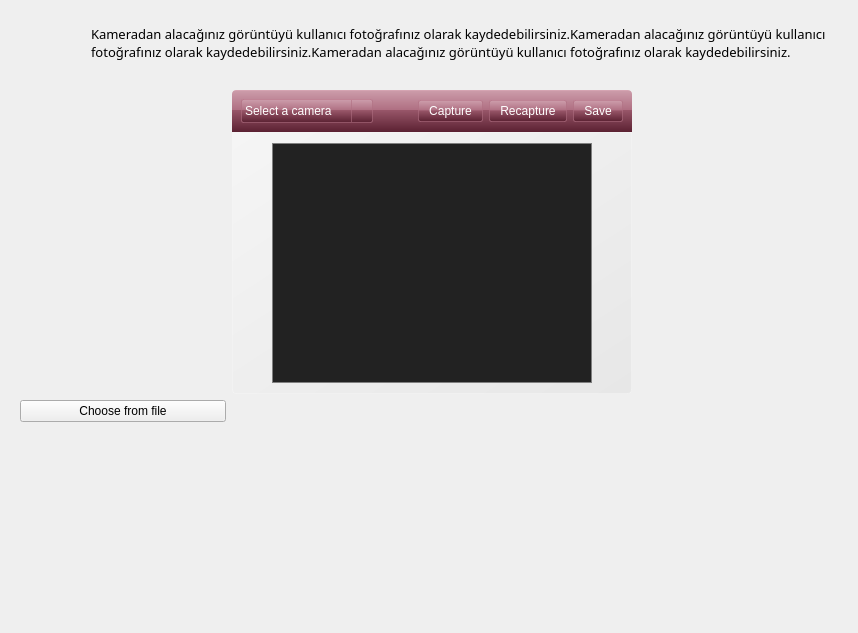
<?xml version="1.0" encoding="UTF-8"?>
<ui version="4.0">
 <class>Form</class>
 <widget class="QWidget" name="Form">
  <property name="geometry">
   <rect>
    <x>0</x>
    <y>0</y>
    <width>858</width>
    <height>633</height>
   </rect>
  </property>
  <property name="windowTitle">
   <string>Form</string>
  </property>
  <layout class="QGridLayout" name="gridLayout">
   <item row="0" column="0">
    <widget class="QLabel" name="label_2">
     <property name="minimumSize">
      <size>
       <width>64</width>
       <height>64</height>
      </size>
     </property>
     <property name="maximumSize">
      <size>
       <width>64</width>
       <height>64</height>
      </size>
     </property>
     <property name="text">
      <string/>
     </property>
     <property name="pixmap">
      <pixmap resource="raw.qrc">:/raw/pics/preferences-desktop-personal.png</pixmap>
     </property>
    </widget>
   </item>
   <item row="0" column="1">
    <widget class="QLabel" name="description">
     <property name="sizePolicy">
      <sizepolicy hsizetype="Preferred" vsizetype="Preferred">
       <horstretch>0</horstretch>
       <verstretch>0</verstretch>
      </sizepolicy>
     </property>
     <property name="minimumSize">
      <size>
       <width>300</width>
       <height>0</height>
      </size>
     </property>
     <property name="font">
      <font>
       <family>Sans Serif</family>
       <pointsize>10</pointsize>
      </font>
     </property>
     <property name="styleSheet">
      <string notr="true"/>
     </property>
     <property name="text">
      <string>&lt;!DOCTYPE HTML PUBLIC &quot;-//W3C//DTD HTML 4.0//EN&quot; &quot;http://www.w3.org/TR/REC-html40/strict.dtd&quot;&gt;
&lt;html&gt;&lt;head&gt;&lt;meta name=&quot;qrichtext&quot; content=&quot;1&quot; /&gt;&lt;style type=&quot;text/css&quot;&gt;
p, li { white-space: pre-wrap; }
&lt;/style&gt;&lt;/head&gt;&lt;body style=&quot; font-family:'Sans Serif'; font-size:10pt; font-weight:400; font-style:normal;&quot;&gt;
&lt;table border=&quot;0&quot; style=&quot;-qt-table-type: root; margin-top:4px; margin-bottom:4px; margin-left:4px; margin-right:4px;&quot;&gt;
&lt;tr&gt;
&lt;td style=&quot;border: none;&quot;&gt;
&lt;p style=&quot; margin-top:0px; margin-bottom:0px; margin-left:0px; margin-right:0px; -qt-block-indent:0; text-indent:0px;&quot;&gt;Kameradan alacağınız görüntüyü kullanıcı fotoğrafınız olarak kaydedebilirsiniz.Kameradan alacağınız görüntüyü kullanıcı fotoğrafınız olarak kaydedebilirsiniz.Kameradan alacağınız görüntüyü kullanıcı fotoğrafınız olarak kaydedebilirsiniz.&lt;/p&gt;&lt;/td&gt;&lt;/tr&gt;&lt;/table&gt;&lt;/body&gt;&lt;/html&gt;</string>
     </property>
     <property name="wordWrap">
      <bool>true</bool>
     </property>
     <property name="indent">
      <number>10</number>
     </property>
    </widget>
   </item>
   <item row="1" column="0" colspan="2">
    <widget class="QScrollArea" name="scrollArea">
     <property name="styleSheet">
      <string notr="true">#scrollAreaWidgetContents {
	background-color: rgba(0,0,0,0);
}

#scrollArea{
	border: 0px;
	background-color: rgba(0,0,0,0);
}</string>
     </property>
     <property name="widgetResizable">
      <bool>true</bool>
     </property>
     <widget class="QWidget" name="scrollAreaWidgetContents">
      <property name="geometry">
       <rect>
        <x>0</x>
        <y>0</y>
        <width>846</width>
        <height>551</height>
       </rect>
      </property>
      <layout class="QGridLayout" name="gridLayout_2">
       <item row="0" column="1">
        <layout class="QVBoxLayout" name="verticalLayout_2">
         <property name="spacing">
          <number>0</number>
         </property>
         <item>
          <widget class="QGroupBox" name="groupBox_3">
           <property name="minimumSize">
            <size>
             <width>400</width>
             <height>0</height>
            </size>
           </property>
           <property name="maximumSize">
            <size>
             <width>400</width>
             <height>16777215</height>
            </size>
           </property>
           <property name="styleSheet">
            <string notr="true">#groupBox_3{
	background-color: qlineargradient(spread:pad, x1:0.5, y1:1, x2:0.5, y2:0, stop:0 rgba(91, 33, 50, 255), stop:0.521739 rgba(152, 86, 105, 255), stop:0.527174 rgba(175, 111, 130, 255), stop:0.983696 rgba(204, 156, 170, 255), stop:1 rgba(240, 188, 203, 255));
	border-top-left-radius: 4px;
	border-top-right-radius: 4px;
}

QPushButton{
	padding: 3px 10px 3px 10px;
	color: white;
	border:0px;
	background-color: qlineargradient(spread:pad, x1:0.5, y1:1, x2:0.5, y2:0, stop:0 rgba(122, 44, 67, 255), stop:0.521739 rgba(182, 103, 126, 255), stop:0.527174 rgba(205, 130, 152, 255), stop:0.983696 rgba(234, 179, 195, 255), stop:1 rgba(255, 200, 216, 255))
}

QPushButton::flat:hover{
	border:1px solid  rgba(175, 111, 130, 150);
	border-radius:2px;
	background-color: qlineargradient(spread:pad, x1:0.5, y1:1, x2:0.5, y2:0, stop:0 rgba(122, 44, 67, 255), stop:0.521739 rgba(182, 103, 126, 255), stop:0.527174 rgba(205, 130, 152, 255), stop:0.983696 rgba(234, 179, 195, 255), stop:1 rgba(255, 200, 216, 255))
}

QPushButton::flat{
	border:1px solid  rgba(175, 111, 130, 150);
	border-radius:2px;
	background-color: qlineargradient(spread:pad, x1:0.5, y1:1, x2:0.5, y2:0, stop:0 rgba(91, 33, 50, 255), stop:0.521739 rgba(152, 86, 105, 255), stop:0.527174 rgba(175, 111, 130, 255), stop:0.983696 rgba(204, 156, 170, 255), stop:1 rgba(240, 188, 203, 255));
}

QPushButton::flat:pressed{
	border:1px solid  rgba(175, 111, 130, 150);
	border-radius:2px;
	padding: 3px 10px 3px 10px;
	background-color: qlineargradient(spread:pad, x1:0.5, y1:1, x2:0.5, y2:0, stop:0 rgba(71, 25, 39, 255), stop:0.521739 rgba(132, 74, 91, 255), stop:0.527174 rgba(135, 85, 100, 255), stop:0.983696 rgba(164, 125, 137, 255), stop:1 rgba(200, 157, 169, 255));
}
/* ====================================== */

 QComboBox {
     border:1px solid  rgba(175, 111, 130, 150);
     border-radius:2px;
     padding: 1px 18px 1px 3px;
     min-width: 6em;
	 color: white;
 }

 QComboBox:editable {
     background: white;
 }

 QComboBox:!editable, QComboBox::drop-down:editable {
	background-color: qlineargradient(spread:pad, x1:0.5, y1:1, x2:0.5, y2:0, stop:0 rgba(91, 33, 50, 255), stop:0.521739 rgba(152, 86, 105, 255), stop:0.527174 rgba(175, 111, 130, 255), stop:0.983696 rgba(204, 156, 170, 255), stop:1 rgba(240, 188, 203, 255));
 }

 /* QComboBox gets the &quot;on&quot; state when the popup is open */
 QComboBox:!editable:on, QComboBox::drop-down:editable:on {
	background-color: qlineargradient(spread:pad, x1:0.5, y1:1, x2:0.5, y2:0, stop:0 rgba(122, 44, 67, 255), stop:0.521739 rgba(182, 103, 126, 255), stop:0.527174 rgba(205, 130, 152, 255), stop:0.983696 rgba(234, 179, 195, 255), stop:1 rgba(255, 200, 216, 255));
 }

 QComboBox:on { /* shift the text when the popup opens */
     padding-top: 3px;
     padding-left: 4px;
 }

 QComboBox::drop-down {
     subcontrol-origin: padding;
     subcontrol-position: top right;
     width: 20px;
     border-left:1px solid  rgba(175, 111, 130, 150);
 }

 QComboBox::down-arrow {
	
	
	image: url(:/raw/pics/white-arrow-down.gif);
     /*image: url(/usr/share/icons/crystalsvg/16x16/actions/1downarrow.png);*/
 }

 QComboBox::down-arrow:on { /* shift the arrow when popup is open */
     top: 1px;
     left: 1px;
 }</string>
           </property>
           <property name="title">
            <string/>
           </property>
           <property name="flat">
            <bool>true</bool>
           </property>
           <layout class="QGridLayout" name="gridLayout_3">
            <item row="0" column="0">
             <widget class="QComboBox" name="comboBox">
              <property name="minimumSize">
               <size>
                <width>113</width>
                <height>24</height>
               </size>
              </property>
              <property name="toolTip">
               <string/>
              </property>
              <property name="editable">
               <bool>false</bool>
              </property>
              <item>
               <property name="text">
                <string>Select a camera</string>
               </property>
              </item>
             </widget>
            </item>
            <item row="0" column="1">
             <spacer name="horizontalSpacer_5">
              <property name="orientation">
               <enum>Qt::Horizontal</enum>
              </property>
              <property name="sizeHint" stdset="0">
               <size>
                <width>40</width>
                <height>20</height>
               </size>
              </property>
             </spacer>
            </item>
            <item row="0" column="2">
             <widget class="QPushButton" name="takeButton">
              <property name="text">
               <string>Capture</string>
              </property>
              <property name="icon">
               <iconset resource="raw.qrc">
                <normaloff>:/raw/pics/webcamreceive.png</normaloff>:/raw/pics/webcamreceive.png</iconset>
              </property>
              <property name="flat">
               <bool>true</bool>
              </property>
             </widget>
            </item>
            <item row="0" column="3">
             <widget class="QPushButton" name="takeAgainButton">
              <property name="text">
               <string>Recapture</string>
              </property>
              <property name="icon">
               <iconset resource="raw.qrc">
                <normaloff>:/raw/pics/view-refresh.png</normaloff>:/raw/pics/view-refresh.png</iconset>
              </property>
              <property name="flat">
               <bool>true</bool>
              </property>
             </widget>
            </item>
            <item row="0" column="4">
             <widget class="QPushButton" name="saveButton">
              <property name="text">
               <string>Save</string>
              </property>
              <property name="icon">
               <iconset resource="raw.qrc">
                <normaloff>:/raw/pics/document-save.png</normaloff>:/raw/pics/document-save.png</iconset>
              </property>
              <property name="flat">
               <bool>true</bool>
              </property>
             </widget>
            </item>
           </layout>
          </widget>
         </item>
         <item>
          <widget class="QGroupBox" name="groupBox">
           <property name="sizePolicy">
            <sizepolicy hsizetype="Expanding" vsizetype="Expanding">
             <horstretch>0</horstretch>
             <verstretch>0</verstretch>
            </sizepolicy>
           </property>
           <property name="minimumSize">
            <size>
             <width>400</width>
             <height>0</height>
            </size>
           </property>
           <property name="maximumSize">
            <size>
             <width>400</width>
             <height>16777215</height>
            </size>
           </property>
           <property name="styleSheet">
            <string notr="true">/*QGroupBox{
background-color: qlineargradient(spread:pad, x1:0, y1:0, x2:1, y2:0, stop:0 rgba(0, 0, 0, 81), stop:0.00537634 rgba(95, 34, 52, 80), stop:1 rgba(255, 213, 230, 80));

border: 1px solid rgb(236, 236, 236, 80);

color: rgb(234, 225, 228);
}*/
#groupBox{
margin:0px;
background-color: qlineargradient(spread:pad, x1:1, y1:1, x2:0, y2:0, stop:0 rgba(219, 219, 219, 100), stop:1 rgba(255, 255, 255, 100));
border: 1px solid rgba(255,255,255,50);
border-bottom-left-radius: 4px;
border-bottom-right-radius: 4px;
}</string>
           </property>
           <property name="title">
            <string/>
           </property>
           <property name="flat">
            <bool>true</bool>
           </property>
           <layout class="QHBoxLayout" name="horizontalLayout_2">
            <property name="spacing">
             <number>10</number>
            </property>
            <property name="margin">
             <number>10</number>
            </property>
            <item>
             <widget class="QLabel" name="camGoruntu">
              <property name="minimumSize">
               <size>
                <width>320</width>
                <height>240</height>
               </size>
              </property>
              <property name="maximumSize">
               <size>
                <width>320</width>
                <height>240</height>
               </size>
              </property>
              <property name="styleSheet">
               <string notr="true">background-color: #222222;
border: 1px solid gray;</string>
              </property>
              <property name="text">
               <string/>
              </property>
             </widget>
            </item>
           </layout>
          </widget>
         </item>
        </layout>
       </item>
       <item row="2" column="1">
        <spacer name="verticalSpacer">
         <property name="orientation">
          <enum>Qt::Vertical</enum>
         </property>
         <property name="sizeHint" stdset="0">
          <size>
           <width>20</width>
           <height>40</height>
          </size>
         </property>
        </spacer>
       </item>
       <item row="0" column="0">
        <spacer name="horizontalSpacer">
         <property name="orientation">
          <enum>Qt::Horizontal</enum>
         </property>
         <property name="sizeHint" stdset="0">
          <size>
           <width>40</width>
           <height>20</height>
          </size>
         </property>
        </spacer>
       </item>
       <item row="0" column="2">
        <spacer name="horizontalSpacer_2">
         <property name="orientation">
          <enum>Qt::Horizontal</enum>
         </property>
         <property name="sizeHint" stdset="0">
          <size>
           <width>40</width>
           <height>20</height>
          </size>
         </property>
        </spacer>
       </item>
       <item row="1" column="0">
        <widget class="QPushButton" name="chooseFileButton">
         <property name="text">
          <string>Choose from file</string>
         </property>
        </widget>
       </item>
      </layout>
     </widget>
    </widget>
   </item>
  </layout>
 </widget>
 <resources>
  <include location="raw.qrc"/>
 </resources>
 <connections/>
</ui>
